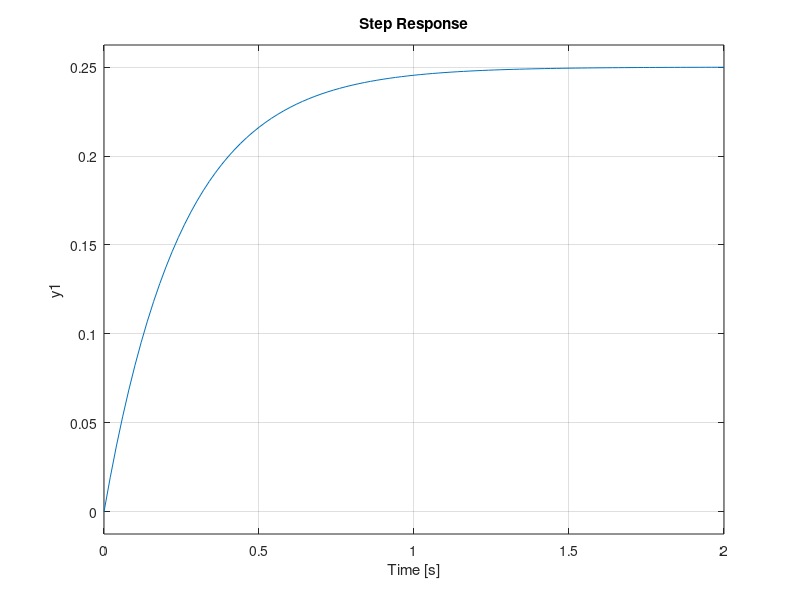
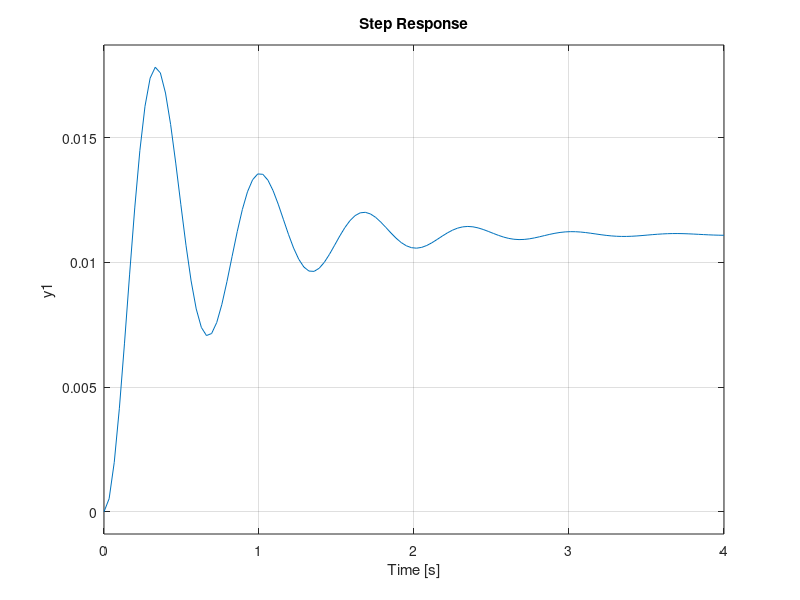

Recreate these plots in MATLAB, in order.
%% Time response of first order sysytem
num=[1];
den=[1 4];
G=tf(num,den);
figure(1);
step(G)
%% Time response of second order system
num=[1];
den=[1 3 90];
G=tf(num,den);
figure(2);
step(G)

